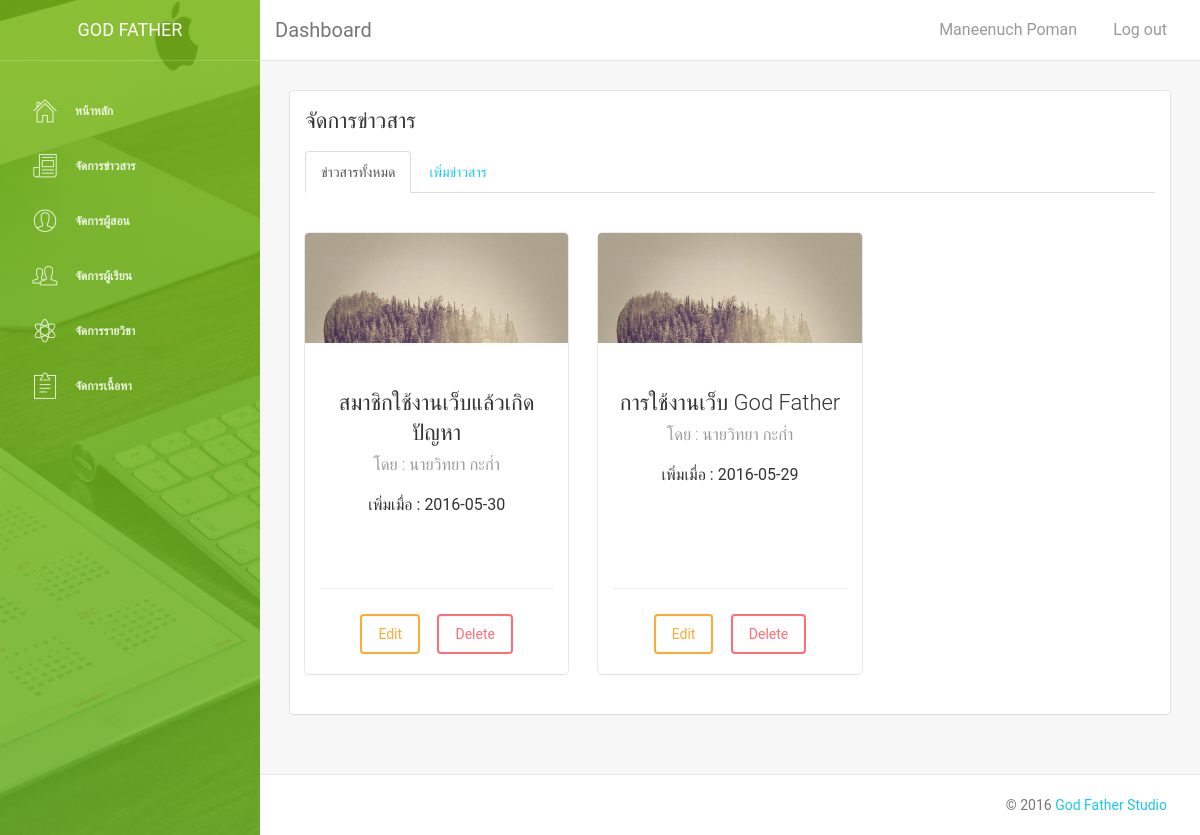
The page /admin/adnews.php (signed in) on the database its author committed.
### tables this page shows
CREATE TABLE `news` (
  `idnews` int(5) NOT NULL,
  `namenews` varchar(50) NOT NULL,
  `tname` varchar(50) NOT NULL,
  `newsdata` text NOT NULL,
  `datenews` varchar(15) NOT NULL
);

### admin/adnews.php (the view, shortened to what this page needs)
<?php
include("connectdb.php");
?>
    <!doctype html>
    <html lang="en">
    <head>
        <?php
    include("include/head.php");
    ?>
    </head>
    <body>
        <div class="wrapper">
            <?php
    include("include/sidebar.php");
    ?>
                <div class="main-panel">
                    <?php
    include("include/nav.php");
    ?>
                        <div class="content">
                            <div class="container-fluid">
                                <div class="row">
                                    <div class="col-sm-12">
                                        <div class="card">
                                            <div class="header">
                                                <h4 class="title">จัดการข่าวสาร</h4>
                                            </div>
                                            <div class="content">
                                                <ul class="nav nav-tabs">
                                                    <li class="active"><a data-toggle="tab" href="#newsname">ข่าวสารทั้งหมด</a></li>
                                                    <li><a data-toggle="tab" href="#newsadd">เพิ่มข่าวสาร</a></li>
                                                </ul>
                                                <div class="tab-content">
                                                    <div id="newsname" class="tab-pane fade in active">
                                                        <div class="row">
                                                            <?php
				$mysql = "select * from news";
				$result = mysqli_query($link,$mysql);
				while($mydata = mysqli_fetch_array($result,MYSQLI_ASSOC))
				{
				?>
                                                                <div class="col-md-4">
                                                                    <br>
                                                                    <br>
                                                                    <div class="card card-user">
                                                                        <div class="image">
                                                                            <img src="assets/img/sidebar-1.jpg" alt="">
                                                                        </div>
                                                                        <div class="content">
                                                                            <div class="text-center">
                                                                                <h4>
                                                                                <?php echo $mydata['namenews']?><br >
                                                                                 <small>โดย :
                                                                                 <?php echo $mydata['tname']?></small></h4>
                                                                            </div>
                                                                            <p class="text-center">
                                                                                   เพิ่มเมื่อ :
                                                                                    <?php echo $mydata['datenews']?>
                                                                            </p>
                                                                        </div>
                                                                        <hr>
                                                                        <div class="text-center">
                                                                            <br>
                                                                            <a href="editnews.php?idnews=<?php echo $mydata['idnews'];?>" class="btn btn-large btn-warning"> Edit </a> &nbsp; &nbsp;
                                                                            <a href="managenews.php?idnews=<?php echo $mydata['idnews'];?>&button=delete" class="btn btn-danger btn-large"> Delete </a>
                                                                            <br>
                                                                            <br>
                                                                        </div>
                                                                    </div>
                                                                </div>
                                                                <?php
				}
							?>
                                                        </div>
                                                    </div>
                                                </div>
                                            </div>
                                        </div>
                                    </div>
                                </div>
                            </div>
                        </div>
                        <?php
    include("include/foodter.php");
    ?>
                </div>
        </div>
    </body>
    </html>

### rows shown on the page
news: namenews "สมาชิกใช้งานเว็บแล้วเกิดปัญหา", tname "นายวิทยา กะก่ำ", datenews "2016-05-30"
news: namenews "การใช้งานเว็บ God Father", tname "นายวิทยา กะก่ำ", datenews "2016-05-29"

### other values the page prints
$_SESSION['tname'] "Maneenuch Poman"
